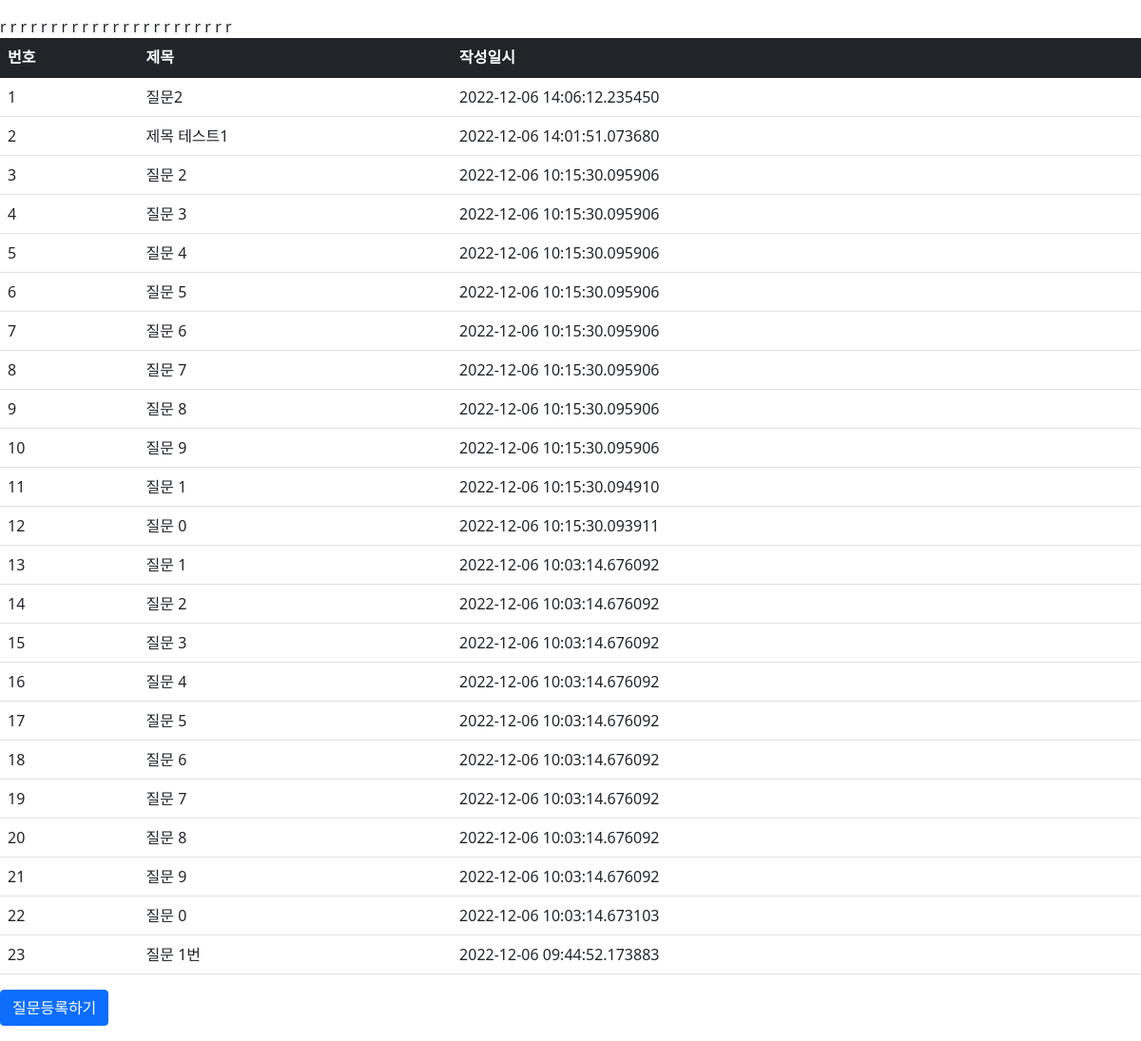
The page / on the database its author committed.
### pybo/models.py (models this page shows)
class Question(db.Model):
    id = db.Column(db.Integer, primary_key=True)
    subject = db.Column(db.String(200), nullable=False)
    content = db.Column(db.Text(), nullable=False)
    create_date = db.Column(db.DateTime(), nullable=False)

### pybo/views/main_views.py (the view)
@bp.route('/')
def index():
    question_list = Question.query.order_by(Question.create_date.desc())
    return render_template('question/question_list.html',question_list = question_list,id='홍길동')

### pybo/templates/question/question_list.html (shortened to what this page needs)
<!DOCTYPE html>
<html lang="en">
<head>
    <link href="https://cdn.jsdelivr.net/npm/bootstrap@5.1.3/dist/css/bootstrap.min.css" rel="stylesheet">
</head>
<body>
<div class="'container my-3">
    <table class="table">
        <thead>
            <tr class="table-dark">
                <th>번호</th>
                <th>제목</th>
                <th>작성일시</th>
            </tr>
        </thead>
        <tbody>
            {% if question_list %}
                {% for question in question_list %}
                    <tr>
                        <td> {{ loop.index }} </td>
                        <td> {{ question.subject }} </td>r
                        <td> {{ question.create_date }} </td>
                    </tr>
                {% endfor %}
            {% else %}
                <tr>
                    <td colspan="3">질문이 없습니다.</td>
                </tr>
            {% endif %}
        </tbody>
    </table>
    <a href="{{url_for('question.create')}}" class="btn btn-primary">질문등록하기</a>
</div>
</body>
</html>

### rows shown on the page
Question: subject "질문2", create_date "2022-12-06 14:06:12.235450"
Question: subject "제목 테스트1", create_date "2022-12-06 14:01:51.073680"
Question: subject "질문 2", create_date "2022-12-06 10:15:30.095906"
Question: subject "질문 3", create_date "2022-12-06 10:15:30.095906"
Question: subject "질문 4", create_date "2022-12-06 10:15:30.095906"
Question: subject "질문 5", create_date "2022-12-06 10:15:30.095906"
Question: subject "질문 6", create_date "2022-12-06 10:15:30.095906"
Question: subject "질문 7", create_date "2022-12-06 10:15:30.095906"
Question: subject "질문 8", create_date "2022-12-06 10:15:30.095906"
Question: subject "질문 9", create_date "2022-12-06 10:15:30.095906"
Question: subject "질문 1", create_date "2022-12-06 10:15:30.094910"
Question: subject "질문 0", create_date "2022-12-06 10:15:30.093911"
Question: subject "질문 1", create_date "2022-12-06 10:03:14.676092"
Question: subject "질문 2", create_date "2022-12-06 10:03:14.676092"
Question: subject "질문 3", create_date "2022-12-06 10:03:14.676092"
Question: subject "질문 4", create_date "2022-12-06 10:03:14.676092"
Question: subject "질문 5", create_date "2022-12-06 10:03:14.676092"
Question: subject "질문 6", create_date "2022-12-06 10:03:14.676092"
Question: subject "질문 7", create_date "2022-12-06 10:03:14.676092"
Question: subject "질문 8", create_date "2022-12-06 10:03:14.676092"
Question: subject "질문 9", create_date "2022-12-06 10:03:14.676092"
Question: subject "질문 0", create_date "2022-12-06 10:03:14.673103"
Question: subject "질문 1번", create_date "2022-12-06 09:44:52.173883"
